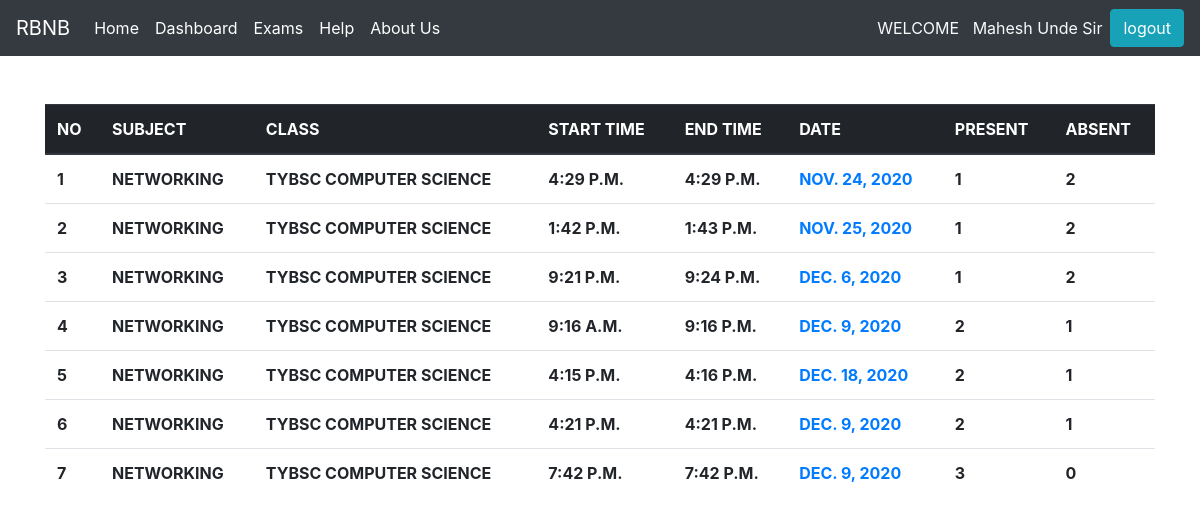
The app's page /bcs/teacher/attendance/detail/5 (signed in) with its own data.
### bcs/models.py (models this page shows)
class Teacher_Attendance(models.Model):
    teacher=models.ForeignKey(Teachers,on_delete=models.CASCADE)
    subject=models.ForeignKey(Subjects,on_delete=models.CASCADE)
    subject_teacher=models.ForeignKey(Subject_Teacher,on_delete=models.CASCADE)
    lect_start_time=models.TimeField(null=True)
    lect_end_time=models.TimeField(null=True)
    attendance_date=models.DateField()
    status=models.CharField(max_length=200,blank=True,null=True)

class Subjects(models.Model):
    subject_name=models.CharField(max_length=20)
    department_name=models.CharField(max_length=30,choices=department_choice,blank=True,null=True)
    class_name=models.CharField(max_length=20,choices=class_choice)
    def __str__(self):
        return '{}'.format(self.subject_name)

### bcs/views.py (the view)
# urls.py: path('teacher/attendance/detail/<slug:sid>',views.attendance_detail,name='attendance_detail'),
def attendance_detail(request,sid):
    try:
        teacher=Teachers.objects.get(user=request.user)
        subject=Subjects.objects.get(id=sid)
        attendance_data=Teacher_Attendance.objects.filter(teacher=teacher,subject=subject)
    except:
        return HttpResponse("Something Went Wrong")
    atten_list=[]
    for attend in attendance_data:
        dict={}
        tat_id=attend.id
        present=Student_Attendance.objects.filter(teacher_attendance=attend,attendance=True).count()
        absent=Student_Attendance.objects.filter(teacher_attendance=attend,attendance=False).count()
        dict[tat_id]=[present,absent]
        atten_list.append(dict)
    context= {
        'attendance_data':attendance_data,
        'attend_list':atten_list
    }
    return render(request,'attendance_detail.html',context)

### bcs/templatetags/check_user_tags.py (called while the page is built)
@register.simple_tag
def check_is_student(studid):
    user=User.objects.get(id=studid)
    try:
        student=Students.objects.get(user=user)
        return student
    except:
        return False
    return

### templates/attendance_detail.html
{% include 'base.html' %}
<div class="container">
<div class="table-responsive">
    <table class="table mr-5 mt-5" id="myTable">
        <thead class="thead-dark text-uppercase font-weight-bold">
            <tr>
            <th scope="col">No</th>
            <th scope="col">Subject</th>
            <th scope="col">Class</th>
            <th scope="col">Start time</th>
            <th scope="col">End time</th>
            <th scope="col">Date</th>
            <th scope="col">Present</th>
            <th scope="col">Absent</th>
            </tr>
            {% for attend_data in attendance_data %}
            <tr>
            <td>{{forloop.counter}}</td>
            <td>{{attend_data.subject}}</td>
            <td>{{attend_data.subject.class_name}}{{attend_data.subject.department_name}}</td>
            <td>{{attend_data.lect_start_time}}</td>
            <td>{{attend_data.lect_end_time}}</td>
            <td><a href="{% url 'attendance_report' attend_data.subject.id attend_data.id %}">
            {{attend_data.attendance_date}}</a></td>
            {% for i in attend_list %}
                {% for p,a in i.items %}
                {% ifequal attend_data.id p  %}
                <td>{{a.0}}</td>
                <td>{{a.1}}</td>
                {% endifequal %}
                {% endfor %}
                {% endfor %}
            </tr>
            {% endfor %}
        </thead>
        </table>
        </div>
</div>

### templates/partial/header.html (shortened to what this page needs)
{% load static %}
{% load check_user_tags %}
<nav class="navbar navbar-expand-lg navbar-dark bg-dark">
    <a class="navbar-brand" href="{% url 'index' %}">
      RBNB
    </a>
    <div class="collapse navbar-collapse" id="navbarText">
      {% if request.user.is_authenticated %}
      {%   check_is_student request.user.id as student %}
      {% if student %}
      <ul class="navbar-nav mr-auto">
        <li class="nav-item active">
            <a class="nav-link" href="{% url 'student_home' %}">Home<span class="sr-only">(current)</span></a>
          </li>
        <li class="nav-item">
          <a class="nav-link active" href="{% url 'student_teacher' %}">Upcoming Exam <span class="sr-only">(current)</span></a>
        </li>
        <li class="nav-item active">
          <a class="nav-link" href="{% url 'student_previous_exam' %}">Previous Exam</a>
        </li>
          <li class="nav-item active">
            <a class="nav-link" href="{% url 'help' %}">Help <span class="sr-only">(current)</span></a>
          </li>
        <li class="nav-item active">
          <a class="nav-link" href="{% url 'aboutus' %}">About Us <span class="sr-only">(current)</span></a>
        </li>
      </ul>
      {% else %}
      <ul class="navbar-nav mr-auto">
        <li class="nav-item active">
            <a class="nav-link" href="{% url 'teacher_home' %}">Home <span class="sr-only">(current)</span></a>
          </li>
          <li class="nav-item active">
            <a class="nav-link" href="{% url 'teacher_profile' %}">Dashboard </a>
          </li>
          <li class="nav-item active">
            <a class="nav-link" href="{% url 'teacher_exam' %}">Exams </a>
          </li>
            <li class="nav-item active">
              <a class="nav-link" href="{% url 'help' %}">Help <span class="sr-only">(current)</span></a>
            </li>
          <li class="nav-item active">
            <a class="nav-link" href="{% url 'aboutus' %}">About Us <span class="sr-only">(current)</span></a>
          </li>
        </ul>
      {% endif %}
      {% endif %}
      {% if request.user.is_authenticated %}
      <p class="text-light my-0 ">
          WELCOME &nbsp
       {{ request.user.first_name }} {{request.user.last_name}}
      </p>
      <a class="btn btn-info ml-2 " value="logout" href="{% url 'logout' %}">logout</a>
    {% endif %}
    </div>
  </nav>

### records on screen
Teacher_Attendance: subject "NETWORKING", subject.class_name "TY", subject.department_name "BSC COMPUTER SCIENCE", lect_start_time "4:29 P.M.", lect_end_time "4:29 P.M.", attendance_date "NOV. 24, 2020", a "1", a "2"
Teacher_Attendance: subject "NETWORKING", subject.class_name "TY", subject.department_name "BSC COMPUTER SCIENCE", lect_start_time "1:42 P.M.", lect_end_time "1:43 P.M.", attendance_date "NOV. 25, 2020", a "1", a "2"
Teacher_Attendance: subject "NETWORKING", subject.class_name "TY", subject.department_name "BSC COMPUTER SCIENCE", lect_start_time "9:21 P.M.", lect_end_time "9:24 P.M.", attendance_date "DEC. 6, 2020", a "1", a "2"
Teacher_Attendance: subject "NETWORKING", subject.class_name "TY", subject.department_name "BSC COMPUTER SCIENCE", lect_start_time "9:16 A.M.", lect_end_time "9:16 P.M.", attendance_date "DEC. 9, 2020", a "2", a "1"
Teacher_Attendance: subject "NETWORKING", subject.class_name "TY", subject.department_name "BSC COMPUTER SCIENCE", lect_start_time "4:15 P.M.", lect_end_time "4:16 P.M.", attendance_date "DEC. 18, 2020", a "2", a "1"
Teacher_Attendance: subject "NETWORKING", subject.class_name "TY", subject.department_name "BSC COMPUTER SCIENCE", lect_start_time "4:21 P.M.", lect_end_time "4:21 P.M.", attendance_date "DEC. 9, 2020", a "2", a "1"
Teacher_Attendance: subject "NETWORKING", subject.class_name "TY", subject.department_name "BSC COMPUTER SCIENCE", lect_start_time "7:42 P.M.", lect_end_time "7:42 P.M.", attendance_date "DEC. 9, 2020", a "3", a "0"

### other values on screen
{{ request.user.first_name }} "Mahesh"
{{ request.user.last_name }} "Unde Sir"
